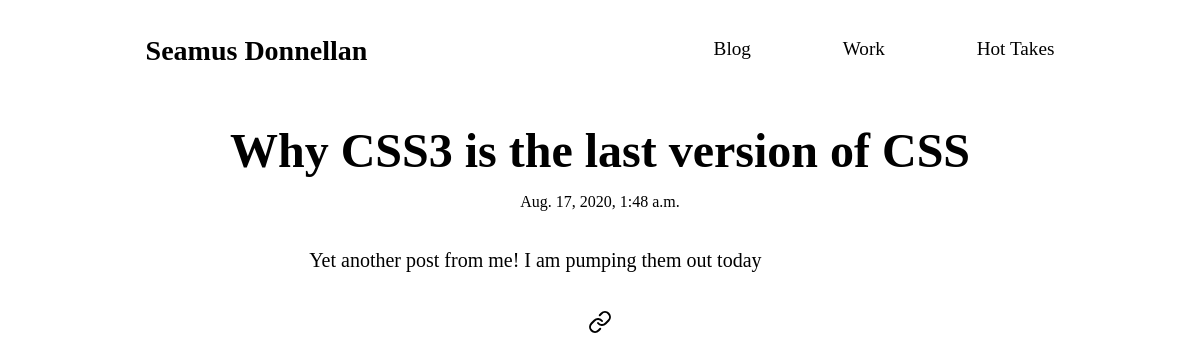
/post/css3-last/, run on the app's committed database.
### core/models.py (models this page shows, shortened)
class Post(models.Model):
    author = models.ForeignKey(User, on_delete=models.CASCADE)
    title = models.CharField(max_length=150)
    content = RichTextField()
    timestamp = models.DateTimeField(auto_now_add=True)
    slug = models.SlugField(unique=True,default="",max_length=1000)

### core/views.py (the view)
# urls.py: path('post/<slug>/',views.post_detail,name='post'),
def post_detail(request,slug):
    post = get_object_or_404(Post, slug=slug)
    return render(request,'core/post.html',{'post':post})

### core/templates/core/post.html (shortened to what this page needs)
{% extends 'core/base.html' %}
{% block content %}
<div class="post">
    <h1>{{ post.title }}</h1>
    <p>{{ post.timestamp }}</p>
    <div class="post__text">
        <p>{{ post.content | safe }}</p>
    </div>
    <div style="text-align: center; display: flex; justify-content: center;" class="post__icons">
        <a href="index" data-feather="link"></a>
    </div>
</div>
{% endblock %}

### core/static/css/main.css (style rules this page uses)
* { margin: 0; padding: 0; -webkit-box-sizing: border-box; box-sizing: border-box; vertical-align: middle; }
.post { margin: 5% 10%; height: auto; font-family: "Biko"; width: auto; word-wrap: break-word; }
.post h1 { font-family: "Biko"; font-size: 3em; text-align: center; }
.post p { font-family: "Biko"; word-wrap: break-word; margin: 15px 0; font-weight: lighter; text-align: center; }
.post__text { line-height: 1.8em; margin: 35px 18%; }
.post__text p { font-weight: lighter; text-align: justify; font-size: 20px; }

### data on the page
Post: title "Why CSS3 is the last version of CSS", timestamp "Aug. 17, 2020, 1:48 a.m.", content "Yet another post from me! I am pumping them out today"
